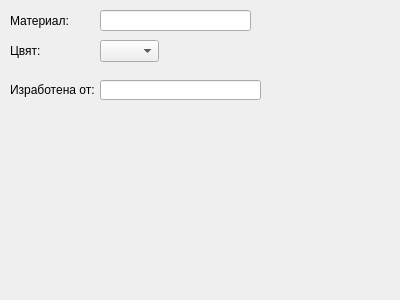
<?xml version="1.0" encoding="UTF-8"?>
<ui version="4.0">
 <class>ObturationWidget</class>
 <widget class="QWidget" name="ObturationWidget">
  <property name="geometry">
   <rect>
    <x>0</x>
    <y>0</y>
    <width>400</width>
    <height>300</height>
   </rect>
  </property>
  <property name="windowTitle">
   <string>ObturationWidget</string>
  </property>
  <widget class="QComboBox" name="combo_color">
   <property name="geometry">
    <rect>
     <x>100</x>
     <y>40</y>
     <width>59</width>
     <height>22</height>
    </rect>
   </property>
   <property name="editable">
    <bool>false</bool>
   </property>
  </widget>
  <widget class="LineEdit" name="materialEdit">
   <property name="geometry">
    <rect>
     <x>100</x>
     <y>10</y>
     <width>151</width>
     <height>21</height>
    </rect>
   </property>
  </widget>
  <widget class="QLabel" name="label">
   <property name="geometry">
    <rect>
     <x>10</x>
     <y>40</y>
     <width>47</width>
     <height>21</height>
    </rect>
   </property>
   <property name="text">
    <string>Цвят:</string>
   </property>
  </widget>
  <widget class="QLabel" name="materialLabel">
   <property name="geometry">
    <rect>
     <x>10</x>
     <y>10</y>
     <width>61</width>
     <height>21</height>
    </rect>
   </property>
   <property name="text">
    <string>Материал:</string>
   </property>
  </widget>
  <widget class="QLineEdit" name="uinEdit">
   <property name="geometry">
    <rect>
     <x>100</x>
     <y>80</y>
     <width>161</width>
     <height>20</height>
    </rect>
   </property>
   <property name="maxLength">
    <number>9</number>
   </property>
  </widget>
  <widget class="QLabel" name="label_2">
   <property name="geometry">
    <rect>
     <x>10</x>
     <y>80</y>
     <width>91</width>
     <height>20</height>
    </rect>
   </property>
   <property name="text">
    <string>Изработена от: </string>
   </property>
  </widget>
 </widget>
 <layoutdefault spacing="6" margin="11"/>
 <customwidgets>
  <customwidget>
   <class>LineEdit</class>
   <extends>QLineEdit</extends>
   <header location="global">View/uiComponents/qt_derived/LineEdit.h</header>
  </customwidget>
 </customwidgets>
 <resources/>
 <connections/>
</ui>
